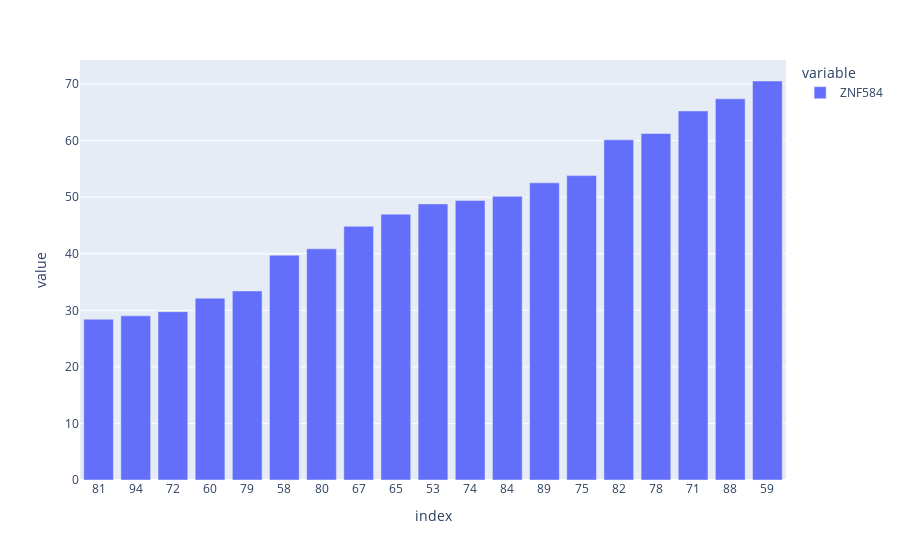

Notebook code cell kept with this figure:
### Code cell
px.bar(geps_by_sample_malignant.loc["ZNF584"].sort_values())

### Figure 1 — Plotly figure (JSON) as saved in the notebook; plotly's stock layout.template omitted (floating-point values rounded to 4 significant figures)
{"data": [{"alignmentgroup": "True", "hovertemplate": "variable=ZNF584<br>index=%{x}<br>value=%{y}<extra></extra>", "legendgroup": "ZNF584", "marker": {"color": "#636efa", "pattern": {"shape": ""}}, "name": "ZNF584", "offsetgroup": "ZNF584", "orientation": "v", "showlegend": true, "textposition": "auto", "type": "bar", "x": ["81", "94", "72", "60", "79", "58", "80", "67", "65", "53", "74", "84", "89", "75", "82", "78", "71", "88", "59"], "xaxis": "x", "y": [28.42, 29.02, 29.76, 32.14, 33.42, 39.74, 40.86, 44.85, 46.99, 48.81, 49.41, 50.15, 52.53, 53.81, 60.13, 61.25, 65.24, 67.38, 70.54], "yaxis": "y"}], "layout": {"autosize": true, "barmode": "relative", "legend": {"title": {"text": "variable"}, "tracegroupgap": 0}, "margin": {"t": 60}, "xaxis": {"anchor": "y", "autorange": true, "domain": [0, 1], "range": [-0.5, 18.5], "title": {"text": "index"}, "type": "category"}, "yaxis": {"anchor": "x", "autorange": true, "domain": [0, 1], "range": [0, 74.25], "title": {"text": "value"}, "type": "linear"}}}
